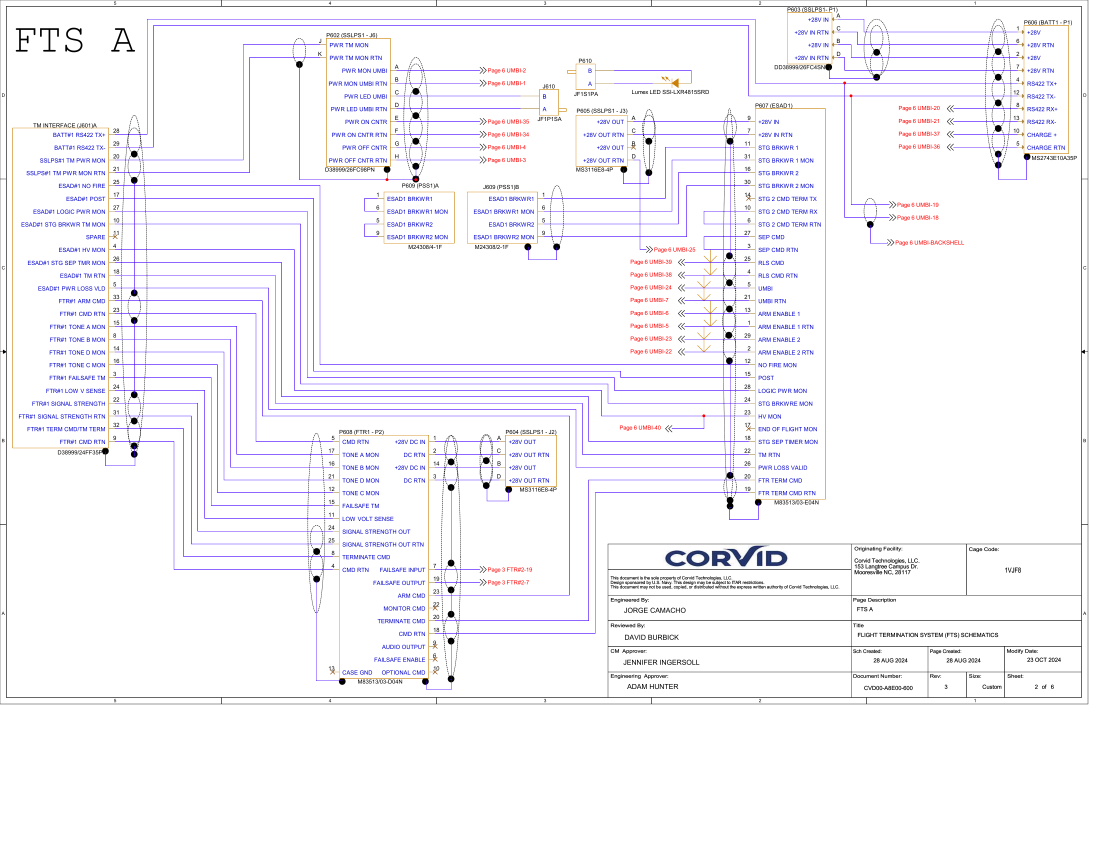
#> input picture output_page_2.png, 5500 x 4250 px (shown at 1/5 size); its folder holds 5 pictures in this run
$ jupyter execute --allow-errors testing.ipynb
#> lines starting #> are read from the running program, lines starting #| are printed output that depends on the picture; after the words box and inside, x2 and y2 are one past the last pixel; in counts of white or black regions, pixels touching at a corner belong together
[cell 1]
import numpy as np
from pdf2image import convert_from_path
import cv2
#> (the rest of this cell did not finish here and is left out)

#> (a cell that did not finish here is left out)

#> (a cell that did not finish here is left out)

[cell 4]
import cv2

image = cv2.imread('output_page_2.png')
#> image is the input picture: shape (4250, 5500, 3); mean B, G, R 249.6, 245.5, 246.8
gray = cv2.cvtColor(image, cv2.COLOR_BGR2GRAY)
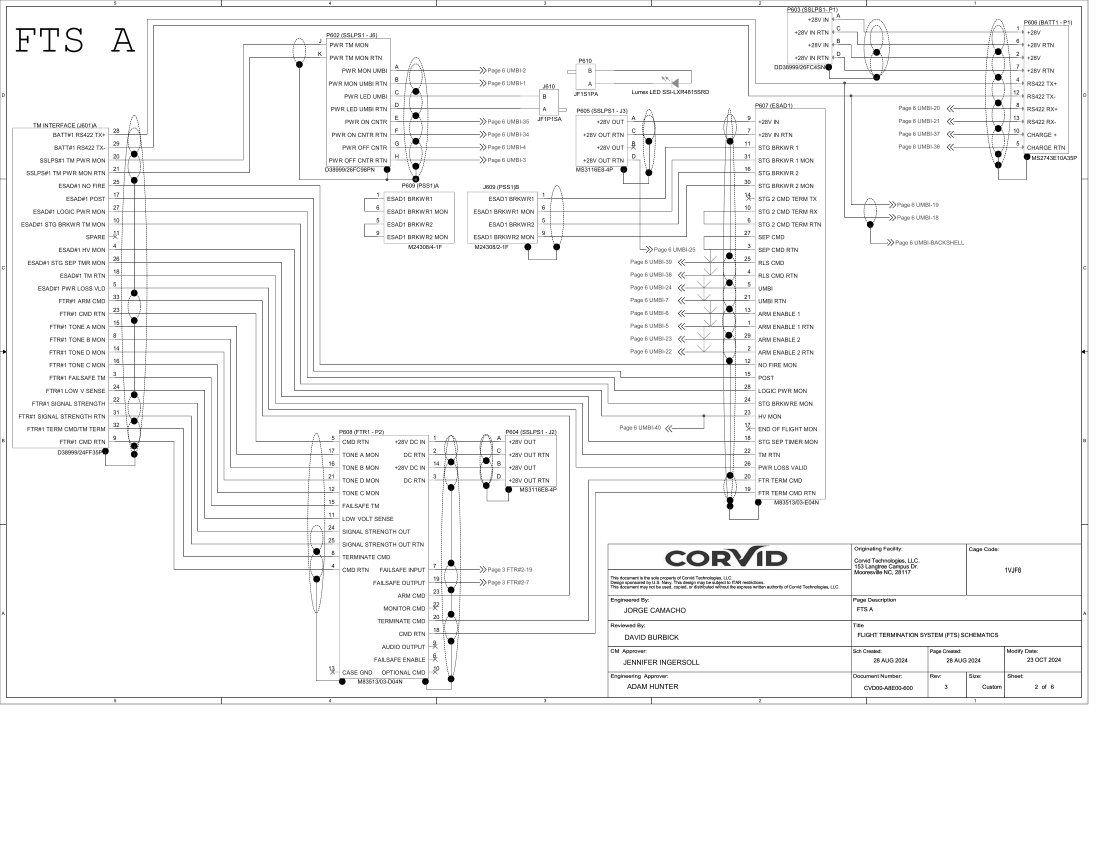
#> gray: shape (4250, 5500) (shown at 1/5 size); min 0, max 255, mean 246.4
thresh = cv2.threshold(gray, 0, 255, cv2.THRESH_BINARY_INV + cv2.THRESH_OTSU)[1]
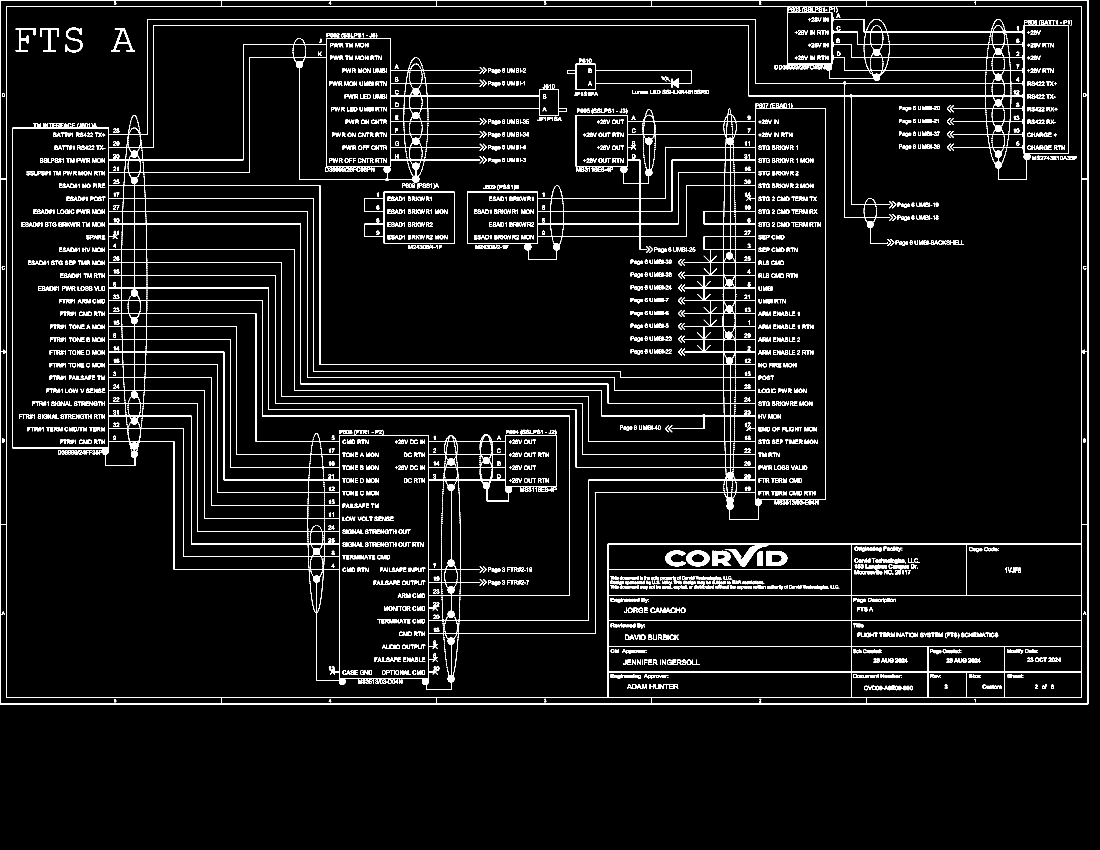
#> thresh: shape (4250, 5500) (shown at 1/5 size); 4% white; 4697 white regions (1739 under 20 px), largest, box (x1, y1, x2, y2) and area: (62, 37, 5345, 3447) 371551, (0, 0, 5441, 3521) 118799, (3624, 2728, 3842, 2832) 5844

close_kernel = cv2.getStructuringElement(cv2.MORPH_RECT, (15,3))
close = cv2.morphologyEx(thresh, cv2.MORPH_CLOSE, close_kernel, iterations=1)
#> close: shape (4250, 5500); 6.2% white; 1094 white regions (587 under 20 px), largest, box (x1, y1, x2, y2) and area: (62, 37, 5384, 3447) 533022, (0, 0, 5441, 3521) 185710, (3327, 2753, 3656, 2832) 14314

dilate_kernel = cv2.getStructuringElement(cv2.MORPH_RECT, (5,3))
dilate = cv2.dilate(close, dilate_kernel, iterations=1)
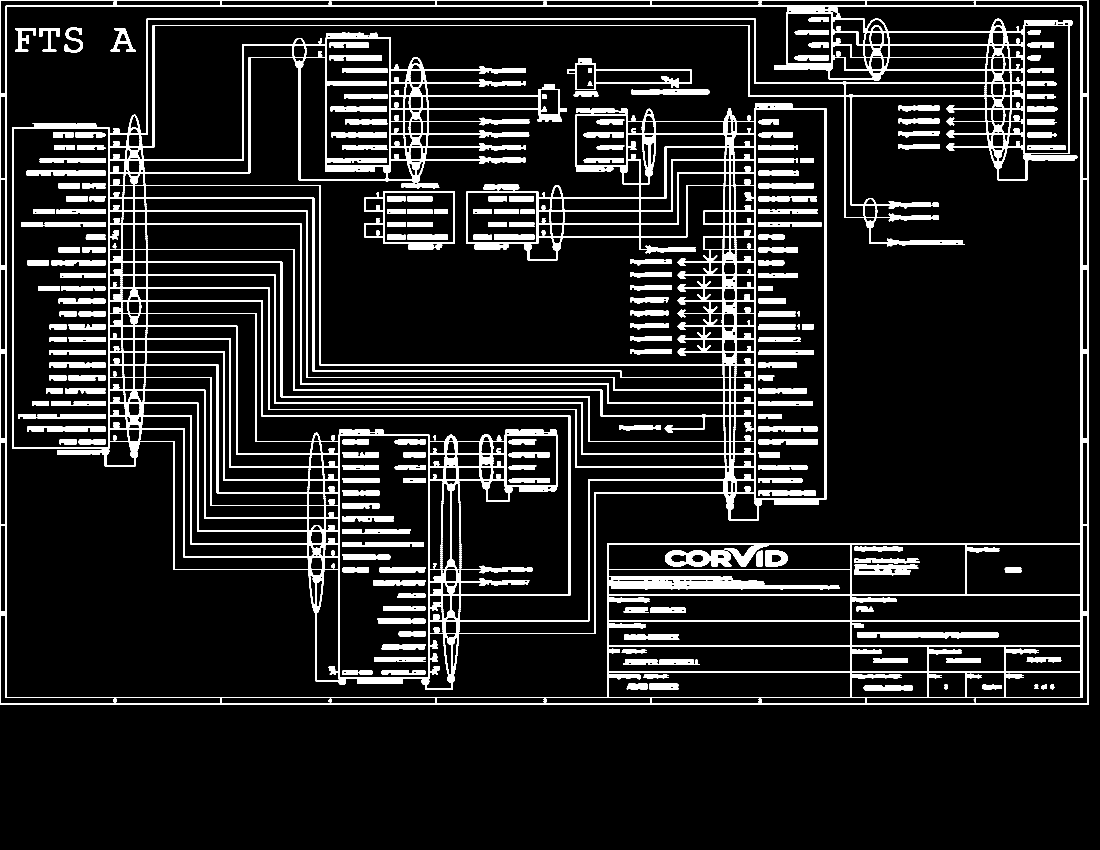
#> dilate: shape (4250, 5500) (shown at 1/5 size); 9.5% white; 883 white regions

cnts = cv2.findContours(dilate, cv2.RETR_EXTERNAL, cv2.CHAIN_APPROX_SIMPLE)
#> cnts = 1 contour; box (x1, y1, x2, y2) and area: (0, 0, 5443, 3522) 19161282
cnts = cnts[0] if len(cnts) == 2 else cnts[1]
#> cnts = [[[0, 0], [0, 3521], [5442, 3521], [5442, 0]]]
for c in cnts:
    area = cv2.contourArea(c)
    if area > 800 and area < 15000:
        x,y,w,h = cv2.boundingRect(c)
        cv2.rectangle(image, (x, y), (x + w, y + h), (222,228,251), -1)
#> this loop made 1 pass
#> (c, area) on pass 1: ([[0, 0], [0, 3521], [5442, 3521], [5442, 0]], 19161282)

cv2.imshow('image', image)
cv2.waitKey()
#> Out = 27

[cell 5]
import cv2
image = cv2.imread('output_page_2.png')

[cell 6]
img = cv2.resize(image, (int(image.shape[1] * 0.50), int(image.shape[0] * 0.50)))
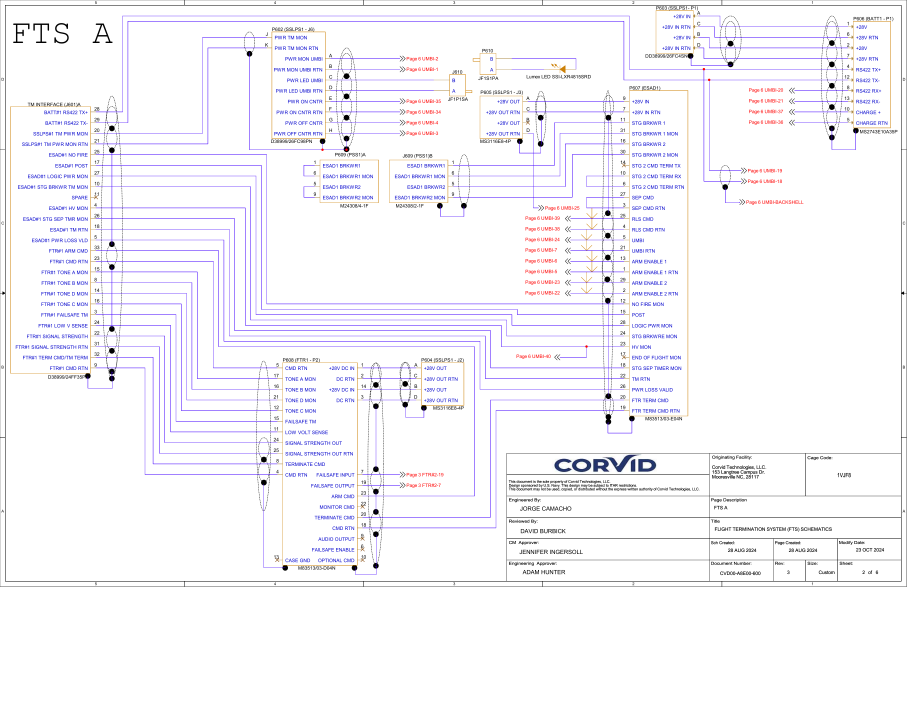
#> img: shape (2125, 2750, 3) (shown at 1/3 size); mean B, G, R 249.6, 245.5, 246.8
cv2.imwrite("nice.jpg", img)
#> Out = True
